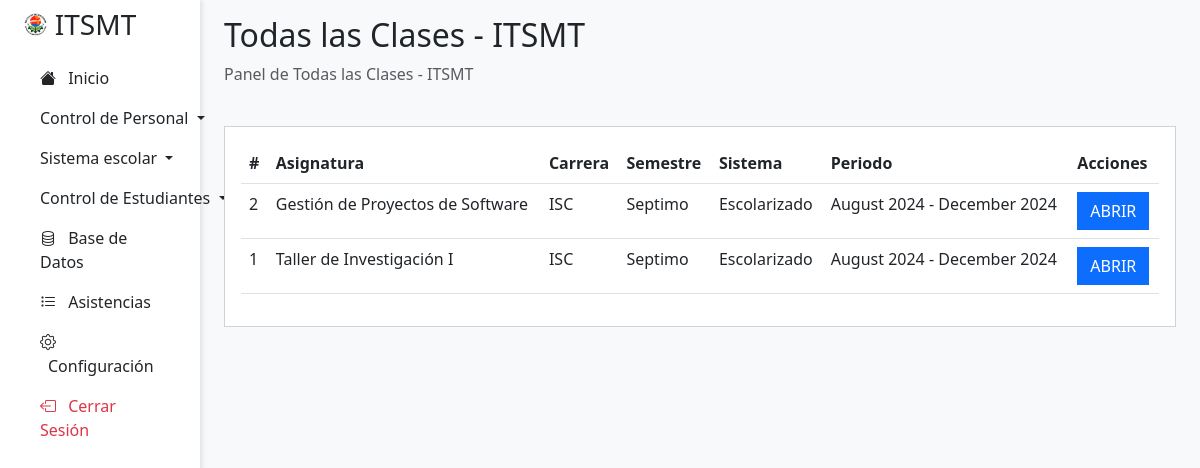
Screenshot of /view/asistencias/ (signed in) with the database file from the repository.
### tables this page shows
CREATE TABLE `clases` (
  `id` int(11) NOT NULL AUTO_INCREMENT,
  `profesor_id` int(11) NOT NULL,
  `asignatura_id` varchar(10) NOT NULL,
  `carrera_id` varchar(10) NOT NULL,
  `semestre_id` int(11) NOT NULL,
  `sistema_id` int(11) NOT NULL,
  `periodo_id` int(11) NOT NULL,
  `salon_id` varchar(10) NOT NULL,
  `activo` tinyint(1) NOT NULL DEFAULT 1,
  PRIMARY KEY (`id`),
  KEY `profesor_id` (`profesor_id`,`asignatura_id`,`carrera_id`,`semestre_id`,`sistema_id`,`periodo_id`,`salon_id`),
  KEY `asignatura_id` (`asignatura_id`),
  KEY `carrera_id` (`carrera_id`),
  KEY `semestre_id` (`semestre_id`),
  KEY `sistema_id` (`sistema_id`),
  KEY `periodo_id` (`periodo_id`),
  KEY `salon_id` (`salon_id`),
  CONSTRAINT `clases_ibfk_1` FOREIGN KEY (`profesor_id`) REFERENCES `usuarios` (`id`) ON DELETE CASCADE ON UPDATE CASCADE,
  CONSTRAINT `clases_ibfk_2` FOREIGN KEY (`asignatura_id`) REFERENCES `asignaturas` (`id`) ON DELETE CASCADE ON UPDATE CASCADE,
  CONSTRAINT `clases_ibfk_3` FOREIGN KEY (`carrera_id`) REFERENCES `carreras` (`id`) ON DELETE CASCADE ON UPDATE CASCADE,
  CONSTRAINT `clases_ibfk_4` FOREIGN KEY (`semestre_id`) REFERENCES `semestres` (`id`) ON DELETE CASCADE ON UPDATE CASCADE,
  CONSTRAINT `clases_ibfk_5` FOREIGN KEY (`sistema_id`) REFERENCES `sistemas` (`id`) ON DELETE CASCADE ON UPDATE CASCADE,
  CONSTRAINT `clases_ibfk_6` FOREIGN KEY (`periodo_id`) REFERENCES `periodos` (`id`) ON DELETE CASCADE ON UPDATE CASCADE,
  CONSTRAINT `clases_ibfk_7` FOREIGN KEY (`salon_id`) REFERENCES `salones` (`id`) ON DELETE CASCADE ON UPDATE CASCADE
);

CREATE TABLE `asignaturas` (
  `id` varchar(10) NOT NULL,
  `nombre_asignatura` varchar(50) NOT NULL,
  PRIMARY KEY (`id`)
);

CREATE TABLE `semestres` (
  `id` int(11) NOT NULL AUTO_INCREMENT,
  `nombre_semestre` varchar(20) NOT NULL,
  PRIMARY KEY (`id`)
);

CREATE TABLE `sistemas` (
  `id` int(11) NOT NULL AUTO_INCREMENT,
  `nombre_sistema` varchar(50) NOT NULL,
  PRIMARY KEY (`id`)
);

CREATE TABLE `periodos` (
  `id` int(11) NOT NULL AUTO_INCREMENT,
  `fecha_inicio` date NOT NULL,
  `fecha_fin` date NOT NULL,
  `activo` tinyint(1) NOT NULL,
  PRIMARY KEY (`id`)
);

### view/asistencias/index.php (the view, shortened to what this page needs)
<?php
include_once __DIR__ . "../../../php/conexion.php";
$titulo = "Todas las Clases - " . SIGLAS;
include_once __DIR__ . "../../layout/header.php";
?>
<div class="col-md-9 col-lg-10 ms-sm-auto px-4 main-content">
    <div class="d-flex justify-content-between flex-wrap flex-md-nowrap align-items-center pt-3 pb-2 mb-3">
        <div>
            <h1 class="h2"><?= $titulo ?></h1>
            <p class="text-muted">Panel de <?= $titulo ?></p>
        </div>
    </div>
    <div class="card mb-4 p-3 rounded-0">
        <div class="table-responsive">
            <table class="table table-hover" id="tabla-clases">
                <thead>
                    <tr>
                        <th>#</th>
                        <th>Asignatura</th>
                        <th>Carrera</th>
                        <th>Semestre</th>
                        <th>Sistema</th>
                        <th>Periodo</th>
                        <th>Acciones</th>
                    </tr>
                </thead>
                <tbody>
                    <?php
                    $mysqli = $conexion->query("SELECT c.id, a.nombre_asignatura, c.carrera_id, s.nombre_semestre, si.nombre_sistema, p.fecha_inicio, p.fecha_fin FROM clases c
                                    INNER JOIN asignaturas a ON c.asignatura_id = a.id
                                    INNER JOIN semestres s ON c.semestre_id = s.id
                                    INNER JOIN sistemas si ON c.sistema_id = si.id
                                    INNER JOIN periodos p ON c.periodo_id = p.id
                                    ORDER BY c.id DESC");
                    while ($dato = $mysqli->fetch_object()) : ?>
                        <tr>
                            <td><?= $dato->id ?></td>
                            <td><?= $dato->nombre_asignatura ?></td>
                            <td><?= $dato->carrera_id ?></td>
                            <td><?= $dato->nombre_semestre ?></td>
                            <td><?= $dato->nombre_sistema ?></td>
                            <td><?= ucfirst(strftime('%B %Y', strtotime($dato->fecha_inicio))) ?> - <?= ucfirst(strftime('%B %Y', strtotime($dato->fecha_fin))) ?></td>
                            <td>
                                <a class="btn btn-primary rounded-0 text-uppercase" href="<?= URL_RAIZ ?>view/asistencias/ver-meses.php?id=<?= $dato->id ?>">Abrir</a>
                            </td>
                        </tr>
                    <?php endwhile; ?>
                </tbody>
            </table>
        </div>
    </div>
</div>
<?php include_once __DIR__ . "../../layout/footer.php"; ?>

### view/layout/header.php (shortened to what this page needs)
<!DOCTYPE html>
<html lang="es">
<head>
    <link href="https://cdn.jsdelivr.net/npm/bootstrap@5.3.0/dist/css/bootstrap.min.css" rel="stylesheet">
    <link rel="stylesheet" href="https://cdn.jsdelivr.net/npm/bootstrap-icons@1.11.0/font/bootstrap-icons.css">
    <link href="https://cdn.datatables.net/v/dt/dt-2.1.8/datatables.min.css" rel="stylesheet">
    <link rel="stylesheet" href="<?= URL_RAIZ ?>css/main.css">
</head>
<body class="bg-light">
    <div class="container-fluid">
        <div class="row">
            <div class="col-auto col-md-3 col-lg-2 px-sm-2 px-0 sidebar">
                <div class="d-flex flex-column align-items-center align-items-sm-start px-3 pt-2">
                    <h3 class="d-flex align-items-center pb-3 mb-md-0 text-decoration-none">
                        <img class="me-2" width="15%" src="<?= URL_RAIZ ?>img/logo_itsmt.png" alt="LOGO_ITSMT"><?= SIGLAS ?>
                    </h3>
                    <ul class="nav nav-pills flex-column mb-sm-auto mb-0 align-items-center align-items-sm-start w-100">
                        <li class="nav-item">
                            <a href="<?= URL_RAIZ ?>view/home/" class="nav-link text-dark">
                                <i class="bi bi-house-fill"></i>
                                <span class="ms-2">Inicio</span>
                            </a>
                        </li>
                        <?php if ($_SESSION["usuario"]["role_id"] == 1): ?>
                            <li class="nav-item dropdown">
                                <button class="nav-link text-dark dropdown-toggle" data-bs-toggle="dropdown" aria-expanded="false">
                                    Control de Personal
                                </button>
                            </li>
                            <li class="nav-item dropdown">
                                <button class="nav-link text-dark dropdown-toggle" data-bs-toggle="dropdown" aria-expanded="false">
                                    Sistema escolar
                                </button>
                            </li>
                            <li class="nav-item dropdown">
                                <button class="nav-link text-dark dropdown-toggle" data-bs-toggle="dropdown" aria-expanded="false">
                                    Control de Estudiantes
                                </button>
                            </li>
                            <li class="nav-item">
                                <a href="<?= URL_RAIZ ?>view/backup/" class="nav-link text-dark">
                                    <i class="bi bi-database"></i>
                                    <span class="ms-2">Base de Datos</span>
                                </a>
                            </li>
                        <?php endif ?>
                        <?php if ($_SESSION["usuario"]["role_id"] == 1 or $_SESSION["usuario"]["role_id"] == 3): ?>
                            <li class="nav-item">
                                <a href="<?= URL_RAIZ ?>view/asistencias/" class="nav-link text-dark">
                                    <i class="bi bi-list-task"></i>
                                    <span class="ms-2">Asistencias</span>
                                </a>
                            </li>
                        <?php endif ?>
                        <li class="nav-item">
                            <a href="<?= URL_RAIZ ?>view/configuracion/" class="nav-link text-dark">
                                <i class="bi bi-gear"></i>
                                <span class="ms-2">Configuración</span>
                            </a>
                        </li>
                        <li class="nav-item">
                            <a href="<?= URL_RAIZ ?>php/auth/cerrar_sesion.php" class="nav-link text-danger">
                                <i class="bi bi-box-arrow-left"></i>
                                <span class="ms-2">Cerrar Sesión</span>
                            </a>
                        </li>
                    </ul>
                </div>
            </div>

### view/layout/footer.php (shortened to what this page needs)
</div>
</div>
</body>
</html>

### css/main.css (style rules this page uses)
.sidebar { height: 100vh; position: fixed; background: #ffffff; box-shadow: 2px 0 5px rgba(0, 0, 0, 0.1); }

### rows the page displays
clases: id "2", asignatura.nombre_asignatura "Gestión de Proyectos de Software", carrera "ISC", semestre.nombre_semestre "Septimo", sistema.nombre_sistema "Escolarizado", periodo.fecha_inicio "August 2024", periodo.fecha_fin "December 2024"
clases: id "1", asignatura.nombre_asignatura "Taller de Investigación I", carrera "ISC", semestre.nombre_semestre "Septimo", sistema.nombre_sistema "Escolarizado", periodo.fecha_inicio "August 2024", periodo.fecha_fin "December 2024"

### other values shown
SIGLAS "ITSMT"
$titulo "Todas las Clases - ITSMT"
